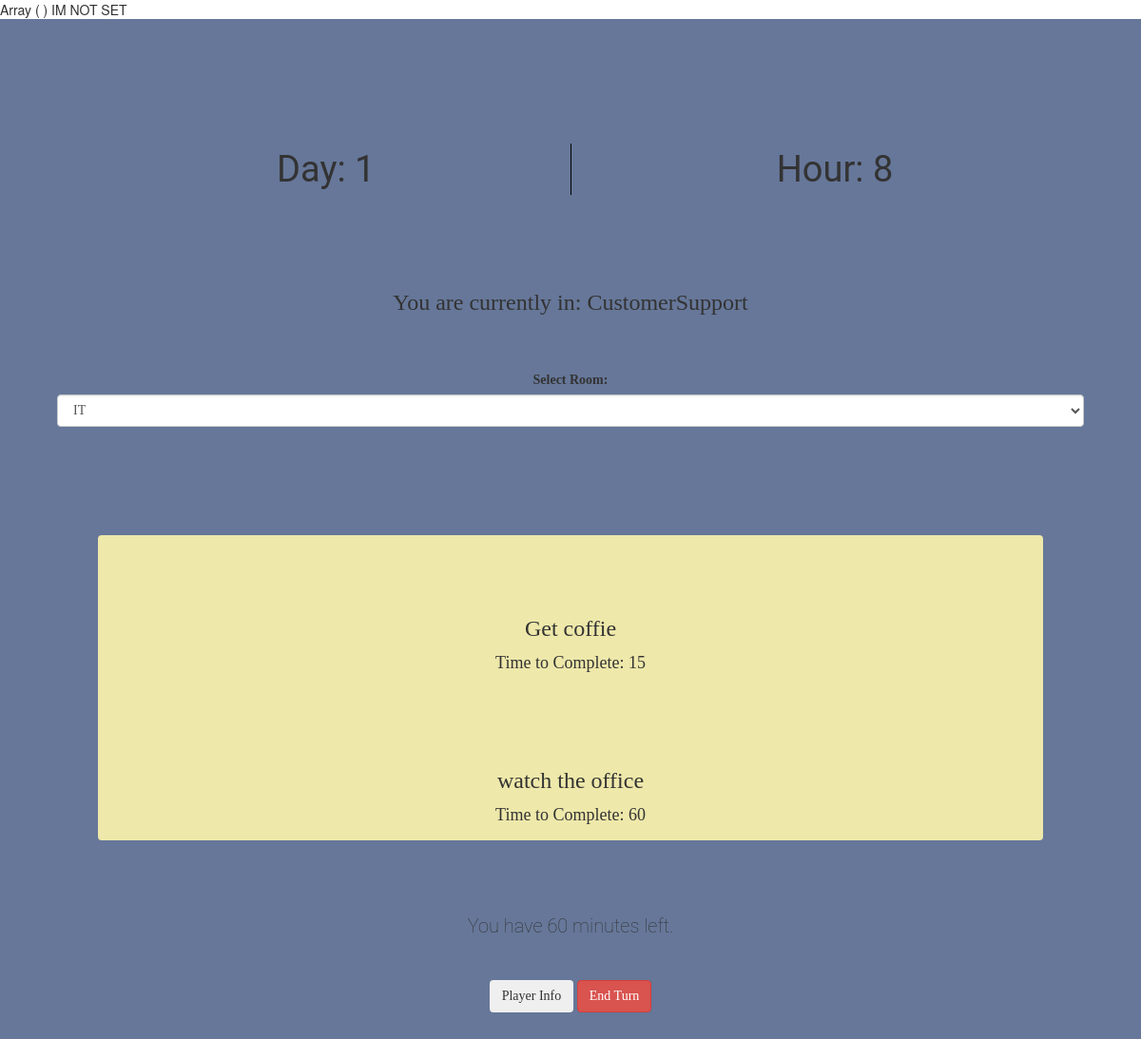
Before: / with the older database file.
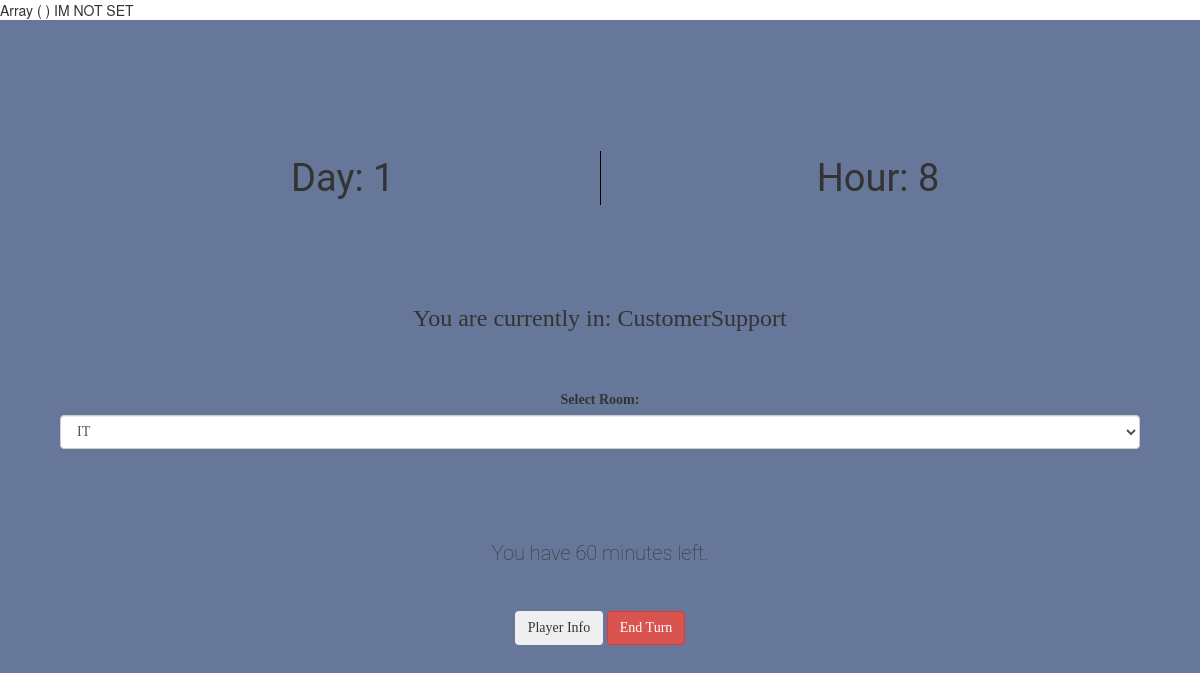
After: the same page with the newer database file.
### tables this page shows
CREATE TABLE `Tasks` (
  `Task_ID` int(11) NOT NULL AUTO_INCREMENT,
  `Task` varchar(1000) DEFAULT NULL,
  `Description` varchar(1000) DEFAULT NULL,
  `Feedback` varchar(1000) DEFAULT NULL,
  `TimeConsumption` int(11) DEFAULT NULL,
  `TaskList_ID` varchar(255) DEFAULT NULL,
  `Req_Task` int(11) DEFAULT NULL,
  `Req_Room` int(11) DEFAULT NULL,
  PRIMARY KEY (Task_ID)
);

### controllers/dbmanager.php (called while the page is built, shortened)
<?php
class DBManager {
  private $servername = "localhost";
  private $username = "ocdoc";
  private $password = "password";
  private $dbname = "ocdoc";
  private $playerID = 0;
  private $day = 0;
  private $hour = 0;
  public function setPlayer($id) {
    $conn = $this->openConnection();
    $sql = "SELECT * FROM Players WHERE Player_ID = " . $id . ";";
    $result = $conn->query($sql);
    while ($row = $result->fetch_assoc()){
      $this->playerID = (int)$row["Player_ID"];
    }
    return $this->playerID;
  }
  public function getMinutes() {
    $conn = $this->openConnection();
    $playerMinutes = $this->getPlayerMinutes($conn);
    return $playerMinutes;
  }
  public function fetchTaskList($location) {
      $conn = $this->openConnection();
      $taskListID = $this->findTaskListID($conn, $location);
      $sql = "SELECT * FROM Tasks LEFT JOIN NPC ON NPC.TaskList_ID = Tasks.TaskList_ID WHERE Tasks.TaskList_ID = \"" . $taskListID . "\" AND Tasks.Req_Room = " . $location . ";";
      if ($result = $conn->query($sql)) {
        $locationTaskList = array();
        while ($row = $result->fetch_assoc()) {
          array_push($locationTaskList, $row);
        }
        return $locationTaskList;
      }
  }
  private function findTaskListID($conn, $location) {
    $sql = "SELECT TaskList_ID FROM NPC WHERE Location = " . $location . ";";
    if (!$result = $conn->query($sql)) {
      return;
    }
    while ($row = $result->fetch_assoc()) {
      $taskListID = $row["TaskList_ID"];
      return $taskListID;
    }
  }
  public function getDay() {
    $conn = $this->openConnection();
    $sql = "SELECT Day FROM TBLTime;";
    $result = $conn->query($sql);
    while ($row = $result->fetch_assoc()) {
      $this->day = $row["Day"];
    }
    return $this->day;
  }
  public function getHour() {
    $conn = $this->openConnection();
    $sql = "SELECT Hour FROM TBLTime;";
    $result = $conn->query($sql);
    while ($row = $result->fetch_assoc()) {
      $this->hour = $row["Hour"];
    }
    return $this->hour;
  }
  public function openConnection() {
    $conn = new mysqli($this->servername, $this->username, $this->password, $this->dbname);
    return $conn;
  }
  private function getPlayerMinutes($conn) {
    $sql = "SELECT Minutes FROM Players WHERE Player_ID = " . $this->playerID . ";";
    $result = $conn->query($sql);
    if ($row = $result->fetch_assoc()) {
      $oldMinutes = $row["Minutes"];
    }
    return $oldMinutes;
  }
}
?>

### index.php (the view, shortened to what this page needs)
<!doctype html>
<html>
  <?php
  require_once "controllers/dbmanager.php";
  $dbManager = new DBManager();
  $playerID = 1;
  $dbManager->setPlayer($playerID);
  print_r($_POST);
  if (isset($_POST["task"])) {
    $dbManager->doTaskForPerson($_POST["taskid"]);
  } else {
    echo "IM NOT SET";
  }
  $day = $dbManager->getDay();
  $hour = $dbManager->getHour();
  $location = $dbManager->getLocation();
  $avalableTasks = $dbManager->fetchTaskList($location);
  $timeLeft = $dbManager->getMinutes();
  $rooms = array("IT", "Reception", "Bathroom", "BreakRoom", "CustomerSupport", "HR", "BossOffice", "Lobby", "CopyRoom", "BoardRoom");
  $showModal = false;
  ?>
  <head>
    <link rel="stylesheet" href="node_modules/bootstrap/dist/css/bootstrap.css">
    <link rel="stylesheet" href="https://maxcdn.bootstrapcdn.com/font-awesome/4.4.0/css/font-awesome.min.css">
    <link rel="stylesheet" href="assets/css/main.css">
  </head>
  <body>
    <?php if(!$showModal) { ?>
    <div class="mainContainer">
      <div class="mainHeader">
        <div class="row">
          <p class="col-xs-6 currentDay">Day: <?php echo $day; ?></p>
          <p class="col-xs-6 currentHour"> Hour: <?php echo $hour; ?></p>
        </div>
      </div>
      <div class="roomSelector">
        <p class="roomSelectorText">You are currently in: <?php echo $rooms[$location] ?></p>
        <div class="form-group">
          <label for="sel1">Select Room:</label>
          <select class="form-control" id="sel1">
            <?php if($rooms): ?>
            <?php foreach($rooms as $key => $items): ?>
            <?php echo " <option> " . $items . "</option>"; ?>
            <?php endforeach; ?>
            <?php endif; ?>
          </select>
        </div>
      </div>
      <div class="btn-group-vertical mainBody">
        <?php if($avalableTasks): ?>
        <?php foreach($avalableTasks as $key => $items): ?>
        <?php echo "<button type=\"button\" class=\"btn userOptions\" data-toggle=\"modal\" data-target=\"#modal" . ($key + 1) . "\">" . $items["Task"] . "  <span class=\"timeNeeded\"><br> Time to Complete: " . $items["TimeConsumption"] .  "</span></button>";  ?>
        <?php endforeach; ?>
        <?php endif; ?>
      </div>
      <div class="mainFooter">
        <p class="userMinutes">You have <?php echo $timeLeft; ?> minutes left.</p>
        <button class="btn btn-dark infoButton" type="button" >Player Info</button>
        <button class="btn btn-danger endTurnBtn" type="button">End Turn</button>
      </div>
    </div>
    <?php } ?>
  </body>
</html>

Changed rows visible on the page:
no longer on this page (row edited): tasks: Task "Get coffie", TimeConsumption "15"
no longer on this page (row edited): tasks: Task "watch the office", TimeConsumption "60"
